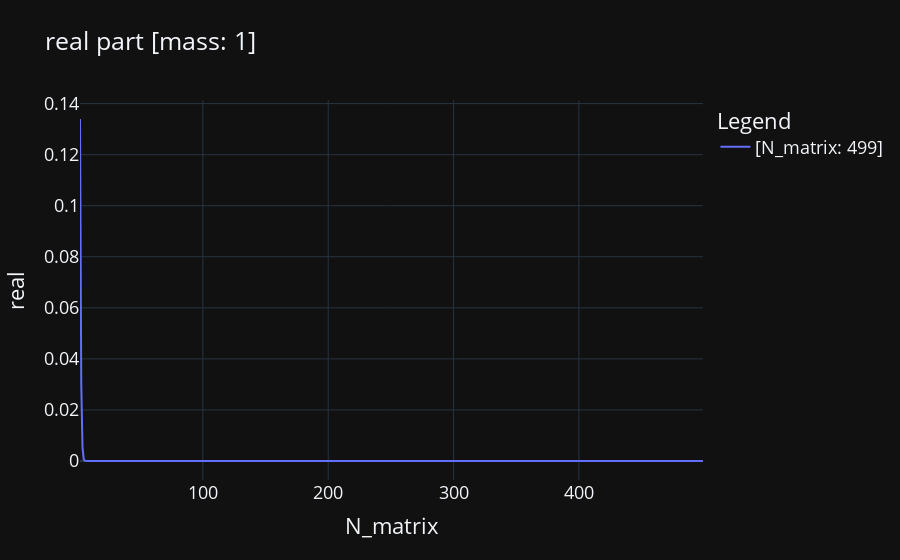
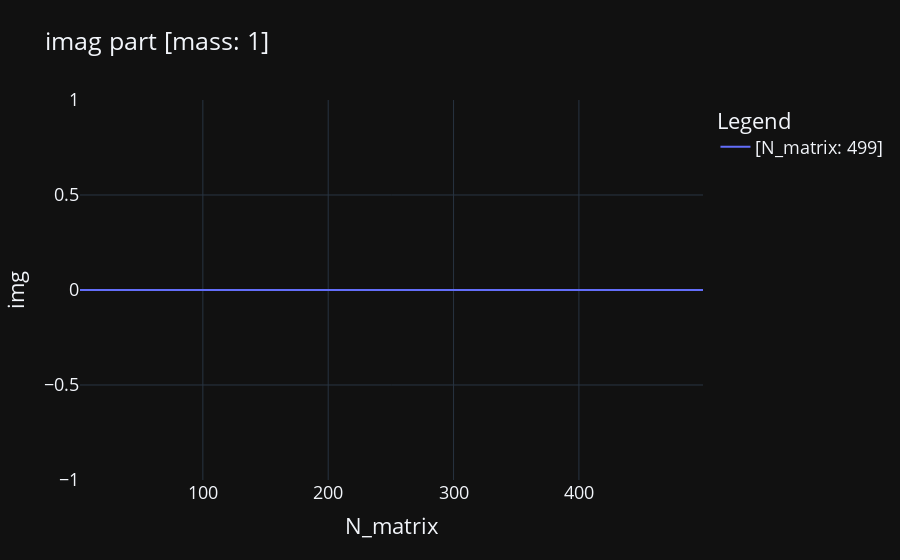

Notebook cell for these charts, in order:
### Code cell
fig_real.update_layout(
        title=f"real part [mass: {mass}]",
        xaxis_title="N_matrix",
        yaxis_title="real",
        legend_title="Legend",
        font=dict(
            size=18,
        )
)
fig_img.update_layout(
        title=f"imag part [mass: {mass}]",
        xaxis_title="N_matrix",
        yaxis_title="img",
        legend_title="Legend",
        font=dict(
            size=18,
        )
)

fig_real.update_layout(template='plotly_dark',showlegend=True)
fig_img. update_layout(template='plotly_dark',showlegend=True)

fig_real.write_image(f"out\\plots_1.png",scale=6, width=1920, height=1080)
fig_img.write_image(f"out\\plots_2.png",scale=6, width=1920, height=1080)

fig_real.show()
fig_img.show()

### Figure 1 — Plotly figure (JSON) as saved in the notebook; plotly's stock layout.template omitted (floating-point values rounded to 4 significant figures; data arrays with more than 128 entries replaced by an {"elided": "..."} marker saying what was removed)
{"data": [{"name": "[N_matrix: 499]", "type": "scatter", "x": {"elided": "498 int values"}, "y": {"elided": "498 float values"}}], "layout": {"font": {"size": 18}, "legend": {"title": {"text": "Legend"}}, "showlegend": true, "title": {"text": "real part [mass: 1]"}, "xaxis": {"title": {"text": "N_matrix"}}, "yaxis": {"title": {"text": "real"}}}}

### Figure 2 — Plotly figure (JSON) as saved in the notebook; plotly's stock layout.template omitted (floating-point values rounded to 4 significant figures; data arrays with more than 128 entries replaced by an {"elided": "..."} marker saying what was removed)
{"data": [{"name": "[N_matrix: 499]", "type": "scatter", "x": {"elided": "498 int values"}, "y": {"elided": "498 int values"}}], "layout": {"font": {"size": 18}, "legend": {"title": {"text": "Legend"}}, "showlegend": true, "title": {"text": "imag part [mass: 1]"}, "xaxis": {"title": {"text": "N_matrix"}}, "yaxis": {"title": {"text": "img"}}}}
